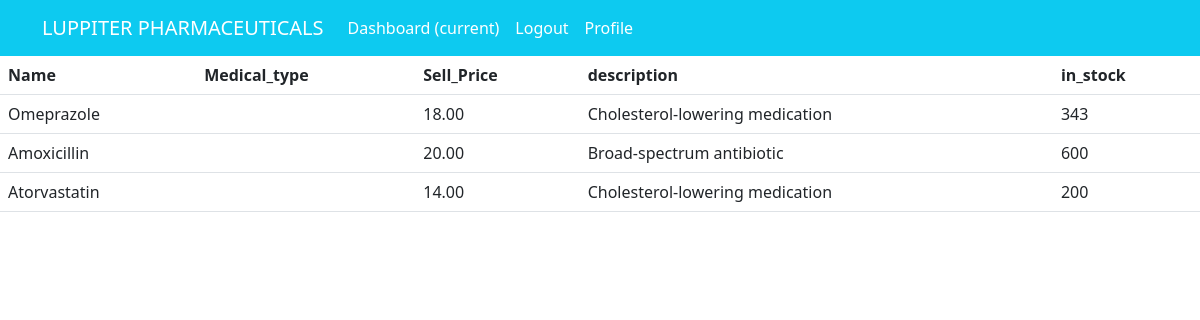
Page /medicine/ (signed in) on the committed database.
### pharma/models.py (models this page shows, shortened)
class Medicine(models.Model):
    name = models.CharField(max_length=100)
    medical_type = models.CharField(max_length=100, choices=medicine_type)
    buy_price = models.DecimalField(max_digits=8, decimal_places=2)
    sell_price = models.DecimalField(max_digits=8, decimal_places=2)
    batch_number = models.CharField(max_length=50)
    expiration_date = models.DateField()
    manufacturing_date = models.DateField()
    company = models.CharField(max_length=100)
    description = models.TextField()
    in_stock = models.IntegerField(default=0)
    added_on = models.DateTimeField(auto_now_add=True)
    class Meta:
        verbose_name_plural = 'Medicine'

### pharma/views.py (the view)
# urls.py: path('medicine/', views.Medicine_view, name='pharma-medicine'),
@login_required
def Medicine_view(request):
    medicines = Medicine.objects.all()
    context = {'medicines': medicines}
    return render(request, 'pharma/medicine.html', context)

### templates/pharma/medicine.html (shortened to what this page needs)
{% extends 'partials/base.html' %}
{% block content %}
<table class="table">
    <thead class="thead-dark">
    <tr>
        <th scope="col"> Name</th>
        <th scope="col">Medical_type</th>
        <th scope="col">Sell_Price</th>
        <th scope="col">description</th>
        <th scope="col">in_stock</th>
    </tr>
    <tr>
        {% if medicines %}
        {% for medicine in medicines %}
    <tr>
        <td>{{ medicine.name }}</td>
        <td>{{ medicine.Medical_type }}</td>
        <td>{{ medicine.sell_price }}</td>
        <td>{{ medicine.description }}</td>
        <td>{{ medicine.in_stock }}</td>
    </tr>
        {%endfor%}
        {% endif %}
    </tr>
    </thead>
</table>
{% endblock%}

### templates/partials/base.html (shortened to what this page needs)
{% load static %}
<head>
    <link rel="stylesheet" href="https://cdn.jsdelivr.net/npm/bootstrap@5.3.0/dist/css/bootstrap.min.css">
</head>
<body>
  {% include 'partials/nav.html' %}
  {% block content %}
  {% endblock %}
</body>

### templates/partials/nav.html (shortened to what this page needs)
<nav class="navbar navbar-expand-lg navbar-info bg-info">
  {% if user.is_authenticated %}
  <div class="container">
    <a class="navbar-brand text-white" href="{% url 'pharma-index' %}">LUPPITER PHARMACEUTICALS</a>
    <div class="collapse navbar-collapse" id="navbarSupportedContent">
      <ul class="navbar-nav mr-auto">
        <li class="nav-item active">
          <a class="nav-link text-white" href="{% url 'pharma-index' %}">Dashboard <span class="sr-only">(current)</span></a>
        </li>
        <li class="nav-item active">
          <a class="nav-link text-white" href="{% url 'user-logout' %}">Logout</a>
        </li>
        <li class="nav-item active">
          <a class="nav-link text-white" href="{% url 'user-profile' %}">Profile</a>
        </li>
      </ul>
      {% endif %}
    </div>
  </div>
</nav>

### rows in the picture
Medicine: name "Omeprazole", sell_price "18.00", description "Cholesterol-lowering medication", in_stock "343"
Medicine: name "Amoxicillin", sell_price "20.00", description "Broad-spectrum antibiotic", in_stock "600"
Medicine: name "Atorvastatin", sell_price "14.00", description "Cholesterol-lowering medication", in_stock "200"
